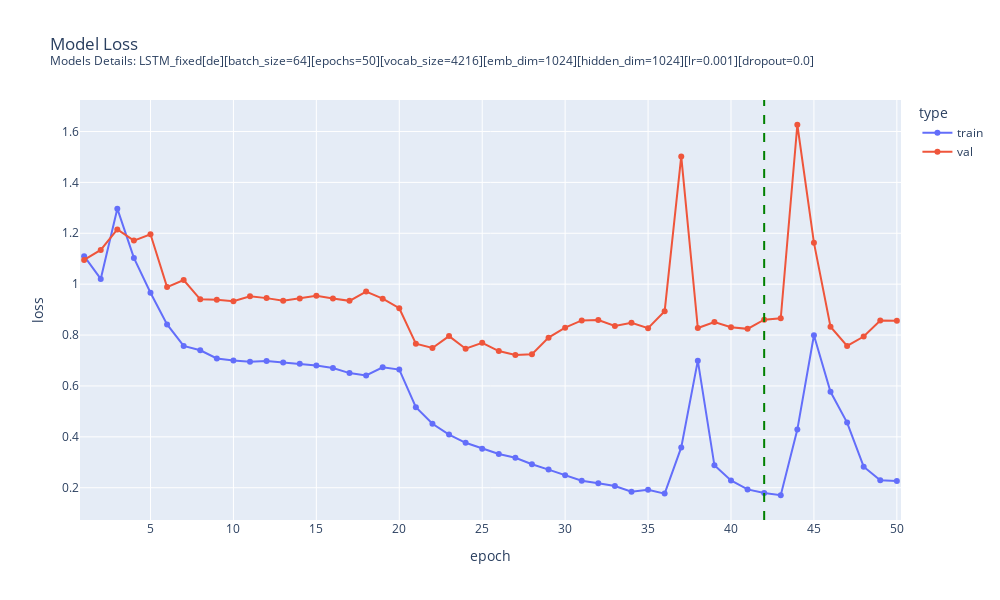

Here is the notebook cell this chart was saved with:
### Code cell
global_res_de = pd.read_csv(global_res_de_path)

plot_model_fit_loss(
    train_loss=global_res_de['training_loss'],
    val_loss=global_res_de['validation_loss'],
    vertical_line=42, # best epoch chosen
    subtitle="Models Details: " + BEST_LSTM_DE.MODEL_DESCRIPTION
)

### Figure 1 — Plotly figure (JSON) as saved in the notebook; plotly's stock layout.template omitted (floating-point values rounded to 4 significant figures)
{"data": [{"hovertemplate": "type=train<br>epoch=%{x}<br>loss=%{y}<extra></extra>", "legendgroup": "train", "line": {"color": "#636efa", "dash": "solid"}, "marker": {"symbol": "circle"}, "mode": "lines+markers", "name": "train", "orientation": "v", "showlegend": true, "type": "scatter", "x": [1, 2, 3, 4, 5, 6, 7, 8, 9, 10, 11, 12, 13, 14, 15, 16, 17, 18, 19, 20, 21, 22, 23, 24, 25, 26, 27, 28, 29, 30, 31, 32, 33, 34, 35, 36, 37, 38, 39, 40, 41, 42, 43, 44, 45, 46, 47, 48, 49, 50], "xaxis": "x", "y": [1.11, 1.021, 1.297, 1.103, 0.9662, 0.8418, 0.7572, 0.7402, 0.7081, 0.6999, 0.6949, 0.6978, 0.6926, 0.6872, 0.6805, 0.6708, 0.6505, 0.641, 0.6731, 0.6642, 0.5167, 0.4514, 0.409, 0.3766, 0.3532, 0.3325, 0.318, 0.2922, 0.2713, 0.249, 0.2277, 0.2175, 0.2071, 0.1845, 0.192, 0.177, 0.3585, 0.6994, 0.2881, 0.2286, 0.1935, 0.1793, 0.1705, 0.4286, 0.7991, 0.5772, 0.4561, 0.2828, 0.2296, 0.2266], "yaxis": "y"}, {"hovertemplate": "type=val<br>epoch=%{x}<br>loss=%{y}<extra></extra>", "legendgroup": "val", "line": {"color": "#EF553B", "dash": "solid"}, "marker": {"symbol": "circle"}, "mode": "lines+markers", "name": "val", "orientation": "v", "showlegend": true, "type": "scatter", "x": [1, 2, 3, 4, 5, 6, 7, 8, 9, 10, 11, 12, 13, 14, 15, 16, 17, 18, 19, 20, 21, 22, 23, 24, 25, 26, 27, 28, 29, 30, 31, 32, 33, 34, 35, 36, 37, 38, 39, 40, 41, 42, 43, 44, 45, 46, 47, 48, 49, 50], "xaxis": "x", "y": [1.095, 1.135, 1.215, 1.171, 1.196, 0.9886, 1.016, 0.9403, 0.9384, 0.9328, 0.9524, 0.9452, 0.9349, 0.9441, 0.9543, 0.9435, 0.9345, 0.971, 0.9432, 0.9055, 0.7663, 0.7491, 0.7959, 0.7463, 0.7694, 0.7371, 0.7216, 0.7244, 0.7898, 0.8292, 0.8575, 0.8589, 0.8356, 0.8483, 0.8269, 0.8938, 1.502, 0.8276, 0.8513, 0.8311, 0.8244, 0.8604, 0.8661, 1.627, 1.163, 0.8329, 0.7571, 0.7943, 0.8575, 0.8564], "yaxis": "y"}], "layout": {"height": 600, "legend": {"title": {"text": "type"}, "tracegroupgap": 0}, "shapes": [{"line": {"color": "green", "dash": "dash", "width": 2}, "type": "line", "x0": 42, "x1": 42, "xref": "x", "y0": 0, "y1": 1, "yref": "y domain"}], "title": {"text": "Model Loss<br><sup>Models Details: LSTM_fixed[de][batch_size=64][epochs=50][vocab_size=4216][emb_dim=1024][hidden_dim=1024][lr=0.001][dropout=0.0]<sup>"}, "width": 1000, "xaxis": {"anchor": "y", "domain": [0, 1], "range": [0.75, 50.25], "title": {"text": "epoch"}}, "yaxis": {"anchor": "x", "domain": [0, 1], "title": {"text": "loss"}}}}
